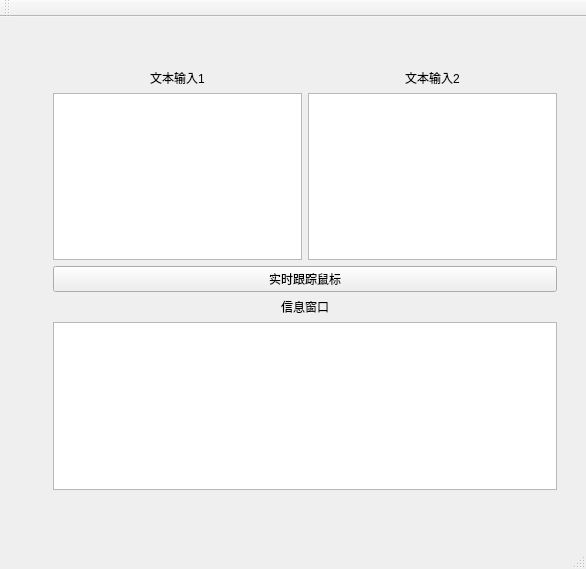
<?xml version="1.0" encoding="UTF-8"?>
<ui version="4.0">
 <class>MainWindow</class>
 <widget class="QMainWindow" name="MainWindow">
  <property name="geometry">
   <rect>
    <x>0</x>
    <y>0</y>
    <width>586</width>
    <height>569</height>
   </rect>
  </property>
  <property name="mouseTracking">
   <bool>true</bool>
  </property>
  <property name="windowTitle">
   <string>MainWindow</string>
  </property>
  <widget class="QWidget" name="centralWidget">
   <property name="mouseTracking">
    <bool>true</bool>
   </property>
   <widget class="QWidget" name="layoutWidget">
    <property name="geometry">
     <rect>
      <x>42</x>
      <y>41</y>
      <width>526</width>
      <height>443</height>
     </rect>
    </property>
    <property name="mouseTracking">
     <bool>true</bool>
    </property>
    <layout class="QVBoxLayout" name="verticalLayout_5">
     <item>
      <layout class="QVBoxLayout" name="verticalLayout_4">
       <item>
        <layout class="QHBoxLayout" name="horizontalLayout">
         <item>
          <layout class="QVBoxLayout" name="verticalLayout">
           <item>
            <widget class="QLabel" name="label">
             <property name="mouseTracking">
              <bool>true</bool>
             </property>
             <property name="text">
              <string>文本输入1</string>
             </property>
             <property name="alignment">
              <set>Qt::AlignCenter</set>
             </property>
            </widget>
           </item>
           <item>
            <widget class="QTextEdit" name="textEdit">
             <property name="mouseTracking">
              <bool>true</bool>
             </property>
            </widget>
           </item>
          </layout>
         </item>
         <item>
          <layout class="QVBoxLayout" name="verticalLayout_2">
           <item>
            <widget class="QLabel" name="label_2">
             <property name="mouseTracking">
              <bool>true</bool>
             </property>
             <property name="text">
              <string>文本输入2</string>
             </property>
             <property name="alignment">
              <set>Qt::AlignCenter</set>
             </property>
            </widget>
           </item>
           <item>
            <widget class="QTextEdit" name="textEdit_2">
             <property name="mouseTracking">
              <bool>true</bool>
             </property>
            </widget>
           </item>
          </layout>
         </item>
        </layout>
       </item>
       <item>
        <widget class="QPushButton" name="pushButton">
         <property name="mouseTracking">
          <bool>true</bool>
         </property>
         <property name="text">
          <string>实时跟踪鼠标</string>
         </property>
         <property name="checkable">
          <bool>true</bool>
         </property>
        </widget>
       </item>
      </layout>
     </item>
     <item>
      <layout class="QVBoxLayout" name="verticalLayout_3">
       <item>
        <widget class="QLabel" name="label_3">
         <property name="mouseTracking">
          <bool>true</bool>
         </property>
         <property name="text">
          <string>信息窗口</string>
         </property>
         <property name="alignment">
          <set>Qt::AlignCenter</set>
         </property>
        </widget>
       </item>
       <item>
        <widget class="QTextEdit" name="textEdit_3">
         <property name="mouseTracking">
          <bool>true</bool>
         </property>
         <property name="readOnly">
          <bool>true</bool>
         </property>
        </widget>
       </item>
      </layout>
     </item>
    </layout>
   </widget>
  </widget>
  <widget class="QMenuBar" name="menuBar">
   <property name="geometry">
    <rect>
     <x>0</x>
     <y>0</y>
     <width>586</width>
     <height>21</height>
    </rect>
   </property>
  </widget>
  <widget class="QToolBar" name="mainToolBar">
   <property name="mouseTracking">
    <bool>true</bool>
   </property>
   <attribute name="toolBarArea">
    <enum>TopToolBarArea</enum>
   </attribute>
   <attribute name="toolBarBreak">
    <bool>false</bool>
   </attribute>
  </widget>
  <widget class="QStatusBar" name="statusBar">
   <property name="mouseTracking">
    <bool>true</bool>
   </property>
  </widget>
 </widget>
 <layoutdefault spacing="6" margin="11"/>
 <resources/>
 <connections/>
</ui>
